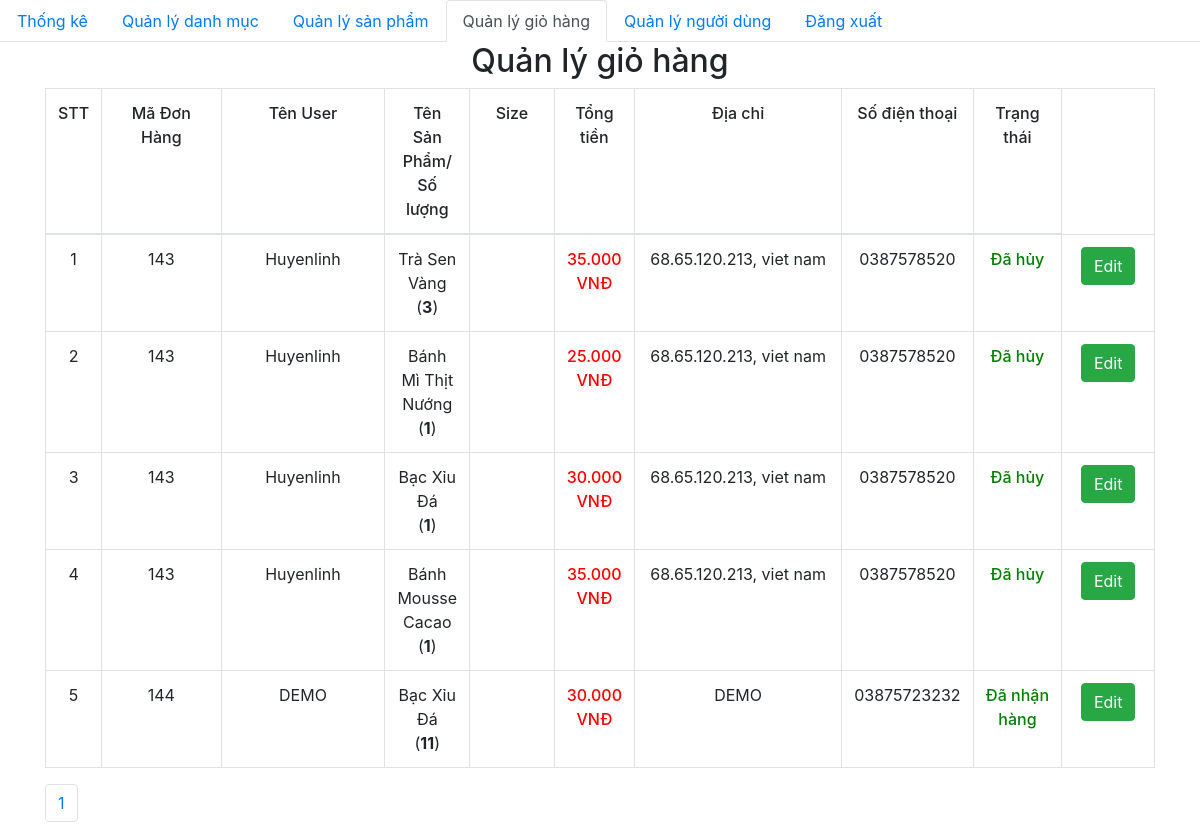
Screenshot of /admin/dashboard.php with the database file from the repository.
### tables this page shows
CREATE TABLE `order_details` (
    `id` int(11) NOT NULL,
    `order_id` int(11) NOT NULL,
    `product_id` int(11) NOT NULL,
    `id_user` int(11) NOT NULL,
    `num` int(11) NOT NULL,
    `price` float NOT NULL,
    `status` varchar(255) NOT NULL
  );

CREATE TABLE `orders` (
    `id` int(11) NOT NULL,
    `fullname` varchar(100) NOT NULL,
    `phone_number` varchar(20) NOT NULL,
    `email` varchar(150) NOT NULL,
    `address` varchar(200) NOT NULL,
    `note` varchar(255) DEFAULT NULL,
    `order_date` datetime DEFAULT NULL
  );

CREATE TABLE `product` (
    `id` int(11) NOT NULL,
    `title` varchar(200) NOT NULL,
    `price` float NOT NULL,
    `number` float NOT NULL,
    `thumbnail` varchar(500) NOT NULL,
    `content` longtext NOT NULL,
    `id_category` int(11) NOT NULL,
    `created_at` datetime DEFAULT NULL,
    `updated_at` datetime DEFAULT NULL
  );

### admin/database/dbhelper.php (called while the page is built, shortened)
<?php
function executeResult($sql)
{
	$con = mysqli_connect(HOST, USERNAME, PASSWORD, DATABASE);
	mysqli_set_charset($con, "utf8");
	$result = mysqli_query($con, $sql);
	$data   = [];
	while ($row = mysqli_fetch_array($result, 1)) {
		$data[] = $row;
	}
	return $data;
}

### admin/dashboard.php (the view, shortened to what this page needs)
<?php require_once('database/dbhelper.php'); ?>
<!DOCTYPE html>
<html>
<head>
    <link rel="stylesheet" href="https://maxcdn.bootstrapcdn.com/bootstrap/4.4.1/css/bootstrap.min.css">
    <link href="https://cdn.jsdelivr.net/npm/summernote@0.8.18/dist/summernote.min.css" rel="stylesheet">
</head>
<body>
    <ul class="nav nav-tabs">
        <li class="nav-item">
            <a class="nav-link" href="category/index.php">Thống kê</a>
        </li>
        <li class="nav-item">
            <a class="nav-link" href="category/index.php">Quản lý danh mục</a>
        </li>
        <li class="nav-item">
            <a class="nav-link" href="product/">Quản lý sản phẩm</a>
        </li>
        <li class="nav-item ">
            <a class="nav-link active" href="dashboard.php">Quản lý giỏ hàng</a>
        </li>
        <li class="nav-item ">
            <a class="nav-link " href="user/">Quản lý người dùng</a>
        </li>
        <li class="nav-item ">
            <a class="nav-link " href="logout.php">Đăng xuất</a>
        </li>
    </ul>
    <div class="container">
        <div class="panel panel-primary">
            <div class="panel-heading">
                <h2 class="text-center">Quản lý giỏ hàng</h2>
            </div>
            <div class="panel-body">
                <form action="" method="POST">
                    <table class="table table-bordered table-hover">
                        <thead>
                            <tr style="font-weight: 500;text-align: center;">
                                <td width="50px">STT</td>
                                <td width="150px">Mã Đơn Hàng</td>
                                <td width="200px">Tên User</td>
                                <td>Tên Sản Phẩm/<br>Số lượng</td>
                                <td>Size</td>
                                <td>Tổng tiền</td>
                                <td width="250px">Địa chỉ</td>
                                <td>Số điện thoại</td>
                                <td>Trạng thái</td>
                            </tr>
                        </thead>
                        <tbody>
                            <?php
                            try {
                                if (isset($_GET['page'])) {
                                    $page = $_GET['page'];
                                } else {
                                    $page = 1;
                                }
                                $limit = 10;
                                $start = ($page - 1) * $limit;
                                $sql = "SELECT orders.*, order_details.*, product.*, order_details.size AS o_size
                                        FROM orders
                                        JOIN order_details ON order_details.order_id = orders.id
                                        JOIN product ON product.id = order_details.product_id
                                        ORDER BY order_date DESC
                                        LIMIT $start, $limit";
                                $order_details_List = executeResult($sql);
                                $count = 0;
                                foreach ($order_details_List as $item) {
                                    echo '
                                        <tr style="text-align: center;">
                                            <td width="50px">' . (++$count) . '</td>
                                            <td>' . $item['order_id'] . '</td>
                                            <td style="text-align:center">' . $item['fullname'] . '</td>
                                            <td>' . $item['title'] . '<br>(<strong>' . $item['num'] . '</strong>)</td>
                                            <td width="100px">' . $item['o_size'] . '</td>
                                            <td class="b-500 red">' . number_format($item['price'], 0, ',', '.') . '<span> VNĐ</span></td>
                                            <td width="100px">' . $item['address'] . '</td>
                                            <td width="100px">' . $item['phone_number'] . '</td>
                                            <td width="100px" class="green b-500">' . $item['status'] . '</td>
                                            <td width="100px">
                                                <a href="edit.php?order_id=' . $item['order_id'] . '" class="btn btn-success">Edit</a>
                                            </td>
                                        </tr>
                                    ';
                                }
                            } catch (Exception $e) {
                                die("Lỗi thực thi sql: " . $e->getMessage());
                            }
                            ?>
                        </tbody>
                    </table>
                </form>
            </div>
            <ul class="pagination">
                <?php
                $sql = "SELECT * from orders, order_details, product
                        where order_details.order_id=orders.id and product.id=order_details.product_id";
                $conn = mysqli_connect(HOST, USERNAME, PASSWORD, DATABASE);
                $result = mysqli_query($conn, $sql);
                $current_page = 0;
                if (mysqli_num_rows($result)) {
                    $numrow = mysqli_num_rows($result);
                    $current_page = ceil($numrow / 10);
                }
                for ($i = 1; $i <= $current_page; $i++) {
                    echo '<li class="page-item"><a class="page-link" href="?page=' . $i . '">' . $i . '</a></li>';
                }
                ?>
            </ul>
        </div>
    </div>
</body>
</html>

### admin/dashboard.php (style rules this page uses)
.b-500 { font-weight: 500; }
.red { color: red; }
.green { color: green; }

### rows the page displays
order_details: order "143", order.fullname "Huyenlinh", product.title "Trà Sen Vàng", num "3", price "35.000", order.address "68.65.120.213, viet nam", order.phone_number "0387578520", status "Đã hủy"
order_details: order "143", order.fullname "Huyenlinh", product.title "Bánh Mì Thịt Nướng", num "1", price "25.000", order.address "68.65.120.213, viet nam", order.phone_number "0387578520", status "Đã hủy"
order_details: order "143", order.fullname "Huyenlinh", product.title "Bạc Xỉu Đá", num "1", price "30.000", order.address "68.65.120.213, viet nam", order.phone_number "0387578520", status "Đã hủy"
order_details: order "143", order.fullname "Huyenlinh", product.title "Bánh Mousse Cacao", num "1", price "35.000", order.address "68.65.120.213, viet nam", order.phone_number "0387578520", status "Đã hủy"
order_details: order "144", order.fullname "DEMO", product.title "Bạc Xỉu Đá", num "11", price "30.000", order.address "DEMO", order.phone_number "03875723232", status "Đã nhận hàng"
